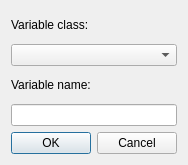
<?xml version="1.0" encoding="UTF-8"?>
<ui version="4.0">
 <class>OperatorsVariableDialog</class>
 <widget class="QDialog" name="OperatorsVariableDialog">
  <property name="geometry">
   <rect>
    <x>0</x>
    <y>0</y>
    <width>184</width>
    <height>165</height>
   </rect>
  </property>
  <property name="focusPolicy">
   <enum>Qt::TabFocus</enum>
  </property>
  <property name="windowTitle">
   <string>Add variable</string>
  </property>
  <layout class="QGridLayout" name="gridLayout">
   <item row="0" column="0">
    <widget class="QLabel" name="label">
     <property name="text">
      <string>Variable class:</string>
     </property>
    </widget>
   </item>
   <item row="1" column="0">
    <widget class="QComboBox" name="classComboBox"/>
   </item>
   <item row="2" column="0">
    <widget class="QLabel" name="label_2">
     <property name="text">
      <string>Variable name:</string>
     </property>
    </widget>
   </item>
   <item row="3" column="0">
    <widget class="QLineEdit" name="name"/>
   </item>
   <item row="4" column="0">
    <widget class="QDialogButtonBox" name="buttonBox">
     <property name="orientation">
      <enum>Qt::Horizontal</enum>
     </property>
     <property name="standardButtons">
      <set>QDialogButtonBox::Cancel|QDialogButtonBox::Ok</set>
     </property>
    </widget>
   </item>
  </layout>
 </widget>
 <resources/>
 <connections>
  <connection>
   <sender>buttonBox</sender>
   <signal>accepted()</signal>
   <receiver>OperatorsVariableDialog</receiver>
   <slot>accept()</slot>
   <hints>
    <hint type="sourcelabel">
     <x>109</x>
     <y>155</y>
    </hint>
    <hint type="destinationlabel">
     <x>157</x>
     <y>274</y>
    </hint>
   </hints>
  </connection>
  <connection>
   <sender>buttonBox</sender>
   <signal>rejected()</signal>
   <receiver>OperatorsVariableDialog</receiver>
   <slot>reject()</slot>
   <hints>
    <hint type="sourcelabel">
     <x>151</x>
     <y>154</y>
    </hint>
    <hint type="destinationlabel">
     <x>286</x>
     <y>274</y>
    </hint>
   </hints>
  </connection>
 </connections>
</ui>
